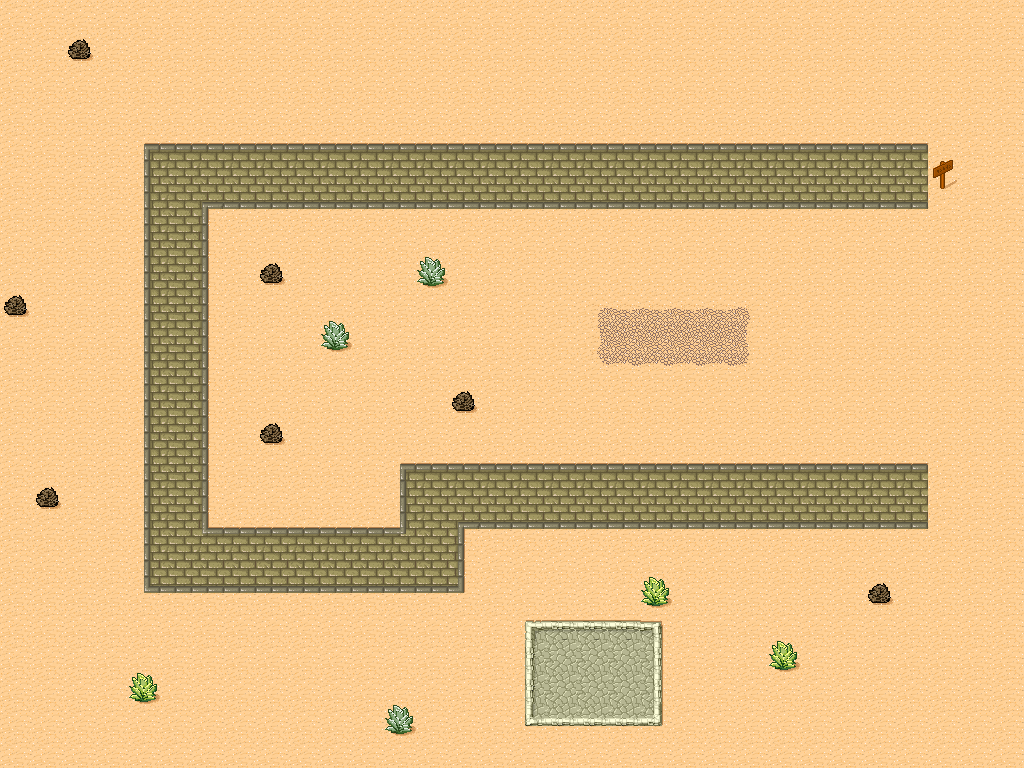

The image is a tile-based game level rendered from a .tmx file. Its description and source (layers, tilesets, objects; grid data summarised) follow:
An orthogonal 32x24 tile map with 32x32 px tiles, 1 tile layer (块层 1) and 6 objects (wayPoint1, wayPoint2, wayPoint3, wayPoint4, wayPoint5, ...).

<map version="1.0" orientation="orthogonal" width="32" height="24" tilewidth="32" tileheight="32">
 <tileset firstgid="1" name="tmw_desert_spacing" tilewidth="32" tileheight="32" spacing="1" margin="1">
  <image source="tmw_desert_spacing.png" width="265" height="199" />
 </tileset>
 <layer name="块层 1" width="32" height="24">
  <data>[768 cells, 768 non-empty, 34 distinct tile ids]</data>
 </layer>
 <objectgroup name="wayPoints" width="32" height="24">
  <object name="wayPoint1" x="178" y="177" />
  <object name="wayPoint2" x="177" y="559" />
  <object name="wayPoint3" x="430" y="559" />
  <object name="wayPoint4" x="432" y="500" />
  <object name="wayPoint5" x="892" y="498" />
 </objectgroup>
 <objectgroup name="bornPoint" width="32" height="24">
  <object name="bornPoint" x="891" y="175" />
 </objectgroup>
</map>
